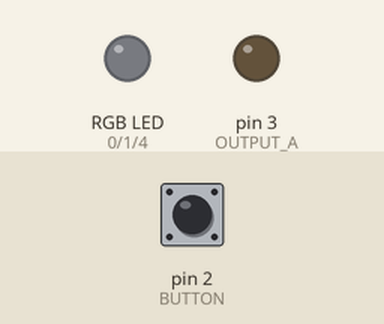
This sketch was run on a simulated Arduino Uno, built with avr-gcc and run on an emulated ATmega328P. On the bench: an RGB LED mixed from three pins (HIGH = lit), output pins drawn as LEDs (lit = HIGH). The inputs (shaded band) are chosen by the test bench; at power-on: pin 2 (BUTTON) LOW.

Above: at 1.2 s.
1.3 s: pin 2 (BUTTON) pulled HIGH for 0.15 s
At 1.6 s:
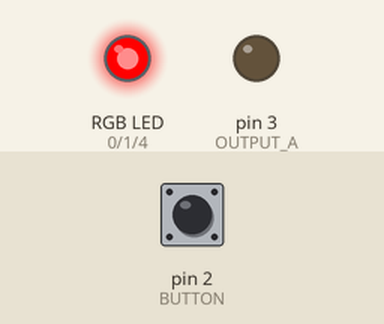
2.9 s: pin 2 (BUTTON) pulled HIGH for 1 s
At 4.0 s:
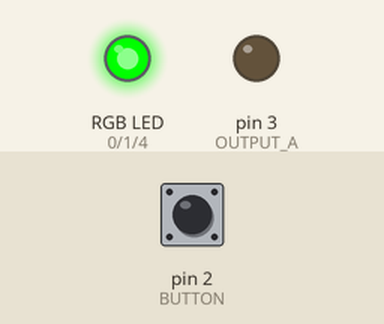
5.4 s: pin 2 (BUTTON) pulled HIGH for 0.15 s
At 5.9 s:
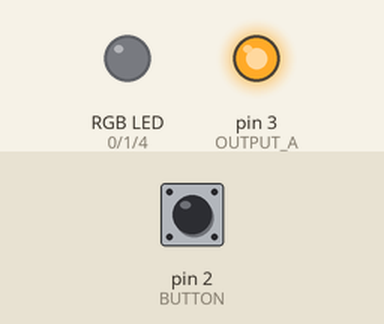
7.0 s: pin 2 (BUTTON) pulled HIGH for 3.2 s
At 8.3 s:
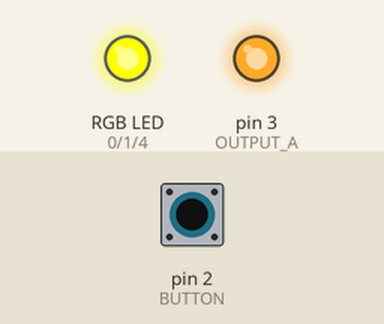
11.7 s: pin 2 (BUTTON) pulled HIGH for 0.15 s
At 14.1 s:
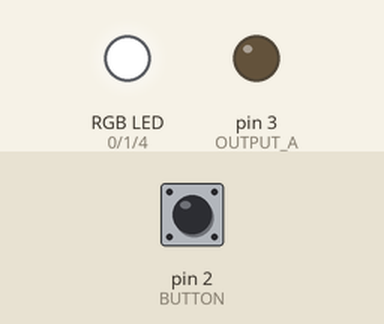
Timing chart, 0 to 15.8 s (numbered marks = the images above; inputs shaded):
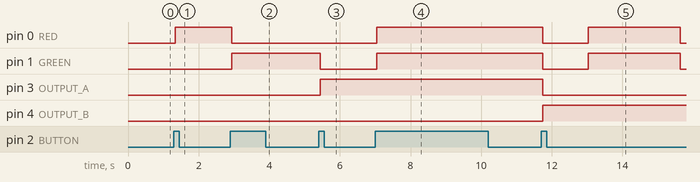

Measured:
- after the input at 1.3 s, pin 0 (RED): LOW → HIGH at once
- after the input at 2.9 s, pin 0 (RED): HIGH → LOW at once; pin 1 (GREEN): LOW → HIGH at once
- after the input at 5.4 s, pin 1 (GREEN): HIGH → LOW at once; pin 3 (OUTPUT_A): LOW → HIGH at once
- after the input at 7.0 s, pin 0 (RED), pin 1 (GREEN): LOW → HIGH at once
- after the input at 11.7 s, pin 0 (RED), pin 1 (GREEN): HIGH → LOW at once, → HIGH 1.3 s later, → LOW 2.6 s later; pin 3 (OUTPUT_A): HIGH → LOW at once; pin 4 (OUTPUT_B): LOW → HIGH at once

The sketch:

Controller_A.ino
```cpp
/*******************************************************************************
@file     Controller_A.ino
@author   Samuel Yamoah
@date     29.06.2016
@modified 24.06.2016
@brief    Main Code for Ping POng Ball Lamp. Each Ping Pong Ball will have an
          RGB LED (72 total). Program will have solid RED, GREEN, BLUE, WHITE,
          pulse WHITE & pulse RGB Spectrum.
*******************************************************************************/

// constants setup:
const int RED =  0;            //RED LED pin
const int GREEN =  1;          //GREEN LED pin
const int BUTTON = 2;          //Push button pin
const int OUTPUT_A = 3;        //Output A to Controller 2
const int OUTPUT_B = 4;        //Output B to Controller 2
const int MAX_COLOUR_STATES = 7;

// variables will change:
int buttonState = 0;          // variable for reading the pushbutton status
int lastButtonState = LOW;
int colourState = 0;              //Determining which light to turn on
int debounce = 0;           //Counter for the debounce time
boolean buttonPressed = false;
boolean toggle = false;

void setup() {
  // initialize RED LED pin as an output:
  pinMode(RED, OUTPUT);
  // initialize the GREEN LED pin as an output:
  pinMode(GREEN, OUTPUT);
  // initialize Output A pin as an output:
  pinMode(OUTPUT_A, OUTPUT);
  // initialize Output B pin as an output:
  pinMode(OUTPUT_B, OUTPUT);
  // initialize the pushbutton pin as an input:
  pinMode(BUTTON, INPUT);
}

void loop(){
  debounceFunct();

  if(buttonPressed == true && toggle == false){
    toggle = true;
    colourState++;
    if(colourState == MAX_COLOUR_STATES) colourState = 0;
    toggle_funct();
  }
}

void toggle_funct(){
  //ALL OFF
  if (colourState == 0){
     digitalWrite(RED, LOW);
     digitalWrite(GREEN, LOW);
     digitalWrite(OUTPUT_A, LOW);
     digitalWrite(OUTPUT_B, LOW);
  }

  //RED
  else if (colourState == 1){
     digitalWrite(RED, HIGH);
     digitalWrite(GREEN, LOW);
     digitalWrite(OUTPUT_A, LOW);
     digitalWrite(OUTPUT_B, LOW);
  }

  //GREEN
  else if (colourState == 2){
     digitalWrite(RED, LOW);
     digitalWrite(GREEN, HIGH);
     digitalWrite(OUTPUT_A, LOW);
     digitalWrite(OUTPUT_B, LOW);
  }

  //BLUE
  else if (colourState == 3){
     digitalWrite(RED, LOW);
     digitalWrite(GREEN, LOW);
     digitalWrite(OUTPUT_A, HIGH);
     digitalWrite(OUTPUT_B, LOW);
  }

  //WHITE
  else if (colourState == 4){
     digitalWrite(RED, HIGH);
     digitalWrite(GREEN, HIGH);
     digitalWrite(OUTPUT_A, HIGH);
     digitalWrite(OUTPUT_B, LOW);
  }

  //PULSE WHITE
  else if (colourState == 5){
    bool quit = false;
    digitalWrite(RED, LOW);
    digitalWrite(GREEN, LOW);
    digitalWrite(OUTPUT_A, LOW);
    digitalWrite(OUTPUT_B, HIGH);

    //while(quit != true){
      // fade in from min to max in increments of 5 points:
      for(int fadeValue = 0 ; fadeValue <= 255; fadeValue +=5) {
        // sets the value (range from 0 to 255):
        analogWrite(RED, fadeValue);
        analogWrite(GREEN, fadeValue);
        // wait for 50 milliseconds to see the dimming effect
        delay(50);
     }

      // fade out from max to min in increments of 5 points:
      for(int fadeValue = 255 ; fadeValue >= 0; fadeValue -=5) {
        // sets the value (range from 0 to 255):
        analogWrite(RED, fadeValue);
        analogWrite(GREEN, fadeValue);
        // wait for 50 milliseconds to see the dimming effect
        delay(50);

        if (digitalRead(BUTTON) == HIGH) quit = true;
      }

      analogWrite(RED, 0);
      analogWrite(GREEN, 0);
      delay(100);
      if (digitalRead(BUTTON) == HIGH) quit = true;
    //}
  //colourState++;
  //if(colourState == MAX_COLOUR_STATES) colourState = 0;
  toggle_funct();
  }


  //RGB SPECTRUM
  else if (colourState == 6){
    bool quit = false;
    digitalWrite(RED, LOW);
    digitalWrite(GREEN, LOW);
    digitalWrite(OUTPUT_A, HIGH);
    digitalWrite(OUTPUT_B, HIGH);

    while(quit != true){
      // fade in from min to max in increments of 5 points: FADE IN RED
      for (int fadeValue = 0 ; fadeValue <= 255; fadeValue += 5) {
        // sets the value (range from 0 to 255):
        analogWrite(RED, fadeValue);
        // wait for 50 milliseconds to see the dimming effect
        delay(50);
      }

      // fade in from min to max in increments of 5 points: FADE IN GREEN [RED]
      for (int fadeValue = 0 ; fadeValue <= 255; fadeValue += 5) {
        // sets the value (range from 0 to 255):
        analogWrite(GREEN, fadeValue);
        // wait for 50 milliseconds to see the dimming effect
        delay(50);
      }

      // fade out from max to min in increments of 5 points: FADE OUT RED [GREEN]
      for (int fadeValue = 255 ; fadeValue >= 0; fadeValue -= 5) {
        // sets the value (range from 0 to 255):
        analogWrite(RED, fadeValue);
        // wait for 50 milliseconds to see the dimming effect
        delay(50);
      }

      // fade in from min to max in increments of 5 points: FADE IN BLUE [GREEN]
      for (int fadeValue = 0 ; fadeValue <= 255; fadeValue += 5) {
        // wait for 50 milliseconds to see the dimming effect
        delay(50);
      }

       // fade out from max to min in increments of 5 points: FADE OUT GREEN [BLUE]
      for (int fadeValue = 255 ; fadeValue >= 0; fadeValue -= 5) {
        // sets the value (range from 0 to 255):
        analogWrite(GREEN, fadeValue);
        // wait for 50 milliseconds to see the dimming effect
        delay(50);
      }

      // fade in from min to max in increments of 5 points: FADE IN RED [BLUE]
      for (int fadeValue = 0 ; fadeValue <= 255; fadeValue += 5) {
        // sets the value (range from 0 to 255):
        analogWrite(RED, fadeValue);
        // wait for 50 milliseconds to see the dimming effect
        delay(50);
      }

      // fade in from min to max in increments of 5 points: FADE IN GREEN [BLUE, RED]
      for (int fadeValue = 0 ; fadeValue <= 255; fadeValue += 5) {
        // sets the value (range from 0 to 255):
        analogWrite(GREEN, fadeValue);
        // wait for 50 milliseconds to see the dimming effect
        delay(50);
      }

       // fade out from max to min in increments of 5 points: FADE OUT ALL
      for (int fadeValue = 255 ; fadeValue >= 0; fadeValue -= 5) {
        // sets the value (range from 0 to 255):
        analogWrite(RED, fadeValue);
        analogWrite(GREEN, fadeValue);
        // wait for 50 milliseconds to see the dimming effect
        delay(50);
      }
        if (digitalRead(BUTTON) == HIGH) quit = true;
    }
    colourState++;
    if(colourState == MAX_COLOUR_STATES) colourState = 0;
  }
}

void debounceFunct(){
  if (digitalRead(BUTTON) == HIGH)
  {
    debounce++;
  }
  else{
    debounce = 0;
    buttonPressed = false;
    toggle = false;
  }
  if(debounce >= 5000) //Indicates how long you need to wait
                      //before accepting that the BUTTON was pressed
  {
    buttonPressed = true;
  }
}
```
